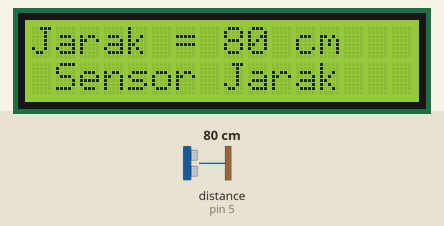
Bench run of a sketch on a simulated Arduino Uno, built with avr-gcc and run on an emulated ATmega328P. On the bench: 16×2 character LCD. Wiring (inferred from the names in the program): ultrasonic range finder: trigger pin 6; echo pin 5. The inputs (shaded band) are chosen by the test bench; at power-on: distance to the obstacle (sensor on pin 5) 80 cm. The echo pulse lasts 58.3 µs per cm; what the sketch prints to the serial monitor is not drawn.

Above: at 2.2 s.
2.3 s: distance to the obstacle (sensor on pin 5) set to 35 cm
At 2.48 s:
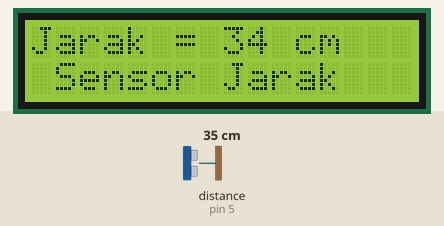
4.1 s: distance to the obstacle (sensor on pin 5) set to 299 cm
At 4.2 s:
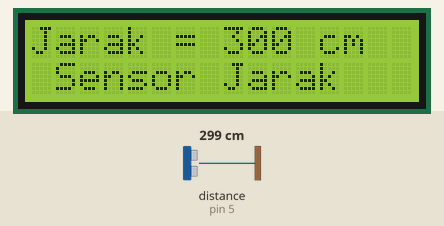
7.1 s: distance to the obstacle (sensor on pin 5) set to 18 cm
At 7.29 s:
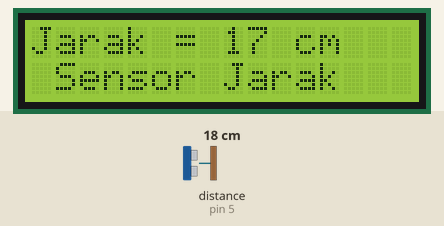
13.1 s: distance to the obstacle (sensor on pin 5) set to 120 cm
At 13.29 s:
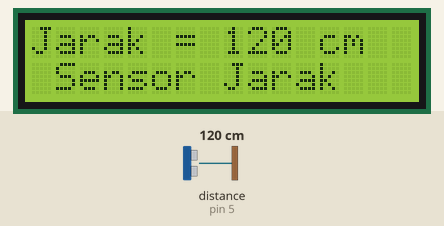

The sketch:

Cek_alamat_LCD.ino
```cpp
#include <Wire.h>
#include <LCD.h>
#include <LiquidCrystal_I2C.h>


// definisi untuk I2C LCD Backpack
#define I2C_ADDR       0x27
#define BACKLIGHT_PIN  3
#define EN_PIN         2
#define RW_PIN         1
#define RS_PIN         0
#define D4_PIN         4
#define D5_PIN         5
#define D6_PIN         6
#define D7_PIN         7
#define echoPin 5
#define iniPin 6
unsigned long pulseTime = 0;

LiquidCrystal_I2C lcd(I2C_ADDR, EN_PIN, RW_PIN, RS_PIN, D4_PIN, D5_PIN, D6_PIN, D7_PIN);

void setup()
{
  Serial.begin(9600);
  lcd.begin(16,2);
  delay(1000);
  lcd.setBacklightPin(BACKLIGHT_PIN,POSITIVE);
  lcd.setBacklight(HIGH);  // menggunakan lcd 16 kolom dan 2 baris
  pinMode(iniPin,OUTPUT);
  pinMode(echoPin,INPUT);
}

void loop()
{
  digitalWrite(iniPin,HIGH);
  delayMicroseconds(10);
  digitalWrite(iniPin,LOW);
  pulseTime = pulseIn(echoPin,HIGH);
  lcd.setCursor(0,0);
  lcd.print("Jarak = ");
  lcd.print(pulseTime / 58, DEC);
  Serial.println(pulseTime / 58, DEC);
  lcd.print(" cm");
  lcd.setCursor(0,1);
  lcd.print(" Sensor Jarak");

  delay(100);
  lcd.clear();
}
```

Measured:
- after the input at 2.3 s, the display: first differs from a run without the input after 0.13 s (image 1)
- after the input at 4.1 s, the display: first differs from a run without the input after 0.05 s (image 2)
- after the input at 7.1 s, the display: first differs from a run without the input after 0.14 s (image 3)
